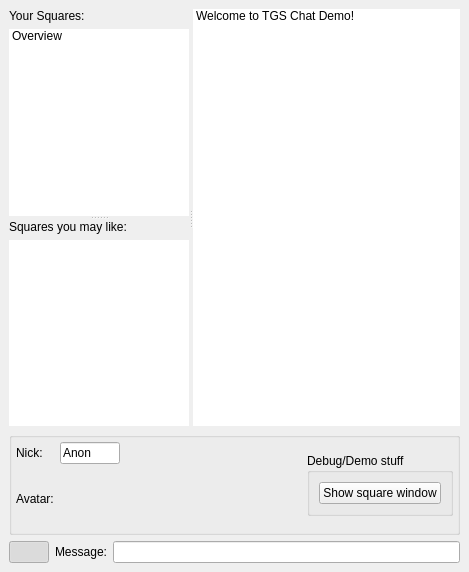
<?xml version="1.0" encoding="UTF-8"?>
<ui version="4.0">
 <class>TheGlobalSquare</class>
 <widget class="QMainWindow" name="TheGlobalSquare">
  <property name="geometry">
   <rect>
    <x>0</x>
    <y>0</y>
    <width>469</width>
    <height>572</height>
   </rect>
  </property>
  <property name="windowTitle">
   <string>TheGlobalSquare</string>
  </property>
  <widget class="QWidget" name="centralwidget">
   <layout class="QVBoxLayout" name="verticalLayout_3">
    <item>
     <widget class="QSplitter" name="splitter">
      <property name="orientation">
       <enum>Qt::Horizontal</enum>
      </property>
      <widget class="QWidget" name="verticalLayoutWidget">
       <layout class="QVBoxLayout" name="verticalLayout">
        <property name="spacing">
         <number>4</number>
        </property>
        <property name="sizeConstraint">
         <enum>QLayout::SetMaximumSize</enum>
        </property>
        <item>
         <widget class="QSplitter" name="splitter_2">
          <property name="orientation">
           <enum>Qt::Vertical</enum>
          </property>
          <widget class="QWidget" name="layoutWidget">
           <layout class="QVBoxLayout" name="verticalLayout_4">
            <property name="sizeConstraint">
             <enum>QLayout::SetMaximumSize</enum>
            </property>
            <item>
             <widget class="QLabel" name="label_4">
              <property name="sizePolicy">
               <sizepolicy hsizetype="Maximum" vsizetype="Preferred">
                <horstretch>0</horstretch>
                <verstretch>0</verstretch>
               </sizepolicy>
              </property>
              <property name="text">
               <string>Your Squares:</string>
              </property>
             </widget>
            </item>
            <item>
             <widget class="QListWidget" name="squares_list">
              <property name="sizePolicy">
               <sizepolicy hsizetype="Maximum" vsizetype="Expanding">
                <horstretch>0</horstretch>
                <verstretch>0</verstretch>
               </sizepolicy>
              </property>
              <property name="maximumSize">
               <size>
                <width>180</width>
                <height>16777215</height>
               </size>
              </property>
              <property name="frameShape">
               <enum>QFrame::NoFrame</enum>
              </property>
              <property name="frameShadow">
               <enum>QFrame::Plain</enum>
              </property>
              <property name="horizontalScrollBarPolicy">
               <enum>Qt::ScrollBarAlwaysOff</enum>
              </property>
              <property name="autoScroll">
               <bool>true</bool>
              </property>
              <property name="autoScrollMargin">
               <number>2</number>
              </property>
              <property name="editTriggers">
               <set>QAbstractItemView::NoEditTriggers</set>
              </property>
              <property name="showDropIndicator" stdset="0">
               <bool>false</bool>
              </property>
              <property name="dragEnabled">
               <bool>false</bool>
              </property>
              <property name="dragDropOverwriteMode">
               <bool>false</bool>
              </property>
              <property name="dragDropMode">
               <enum>QAbstractItemView::NoDragDrop</enum>
              </property>
              <property name="selectionMode">
               <enum>QAbstractItemView::SingleSelection</enum>
              </property>
              <property name="verticalScrollMode">
               <enum>QAbstractItemView::ScrollPerPixel</enum>
              </property>
              <property name="horizontalScrollMode">
               <enum>QAbstractItemView::ScrollPerPixel</enum>
              </property>
              <property name="movement">
               <enum>QListView::Snap</enum>
              </property>
              <property name="isWrapping" stdset="0">
               <bool>false</bool>
              </property>
              <property name="spacing">
               <number>2</number>
              </property>
              <property name="wordWrap">
               <bool>true</bool>
              </property>
              <item>
               <property name="text">
                <string>Overview</string>
               </property>
              </item>
             </widget>
            </item>
           </layout>
          </widget>
          <widget class="QWidget" name="layoutWidget_2">
           <layout class="QVBoxLayout" name="verticalLayout_5">
            <property name="sizeConstraint">
             <enum>QLayout::SetMaximumSize</enum>
            </property>
            <item>
             <widget class="QLabel" name="label_5">
              <property name="sizePolicy">
               <sizepolicy hsizetype="Maximum" vsizetype="Preferred">
                <horstretch>0</horstretch>
                <verstretch>0</verstretch>
               </sizepolicy>
              </property>
              <property name="text">
               <string>Squares you may like:</string>
              </property>
             </widget>
            </item>
            <item>
             <widget class="QListWidget" name="suggested_squares_list">
              <property name="sizePolicy">
               <sizepolicy hsizetype="Maximum" vsizetype="Expanding">
                <horstretch>0</horstretch>
                <verstretch>0</verstretch>
               </sizepolicy>
              </property>
              <property name="maximumSize">
               <size>
                <width>180</width>
                <height>16777215</height>
               </size>
              </property>
              <property name="frameShape">
               <enum>QFrame::NoFrame</enum>
              </property>
              <property name="frameShadow">
               <enum>QFrame::Plain</enum>
              </property>
              <property name="horizontalScrollBarPolicy">
               <enum>Qt::ScrollBarAlwaysOff</enum>
              </property>
              <property name="autoScroll">
               <bool>true</bool>
              </property>
              <property name="autoScrollMargin">
               <number>2</number>
              </property>
              <property name="editTriggers">
               <set>QAbstractItemView::NoEditTriggers</set>
              </property>
              <property name="showDropIndicator" stdset="0">
               <bool>false</bool>
              </property>
              <property name="dragDropMode">
               <enum>QAbstractItemView::NoDragDrop</enum>
              </property>
              <property name="selectionMode">
               <enum>QAbstractItemView::NoSelection</enum>
              </property>
              <property name="verticalScrollMode">
               <enum>QAbstractItemView::ScrollPerPixel</enum>
              </property>
              <property name="horizontalScrollMode">
               <enum>QAbstractItemView::ScrollPerPixel</enum>
              </property>
              <property name="movement">
               <enum>QListView::Snap</enum>
              </property>
              <property name="isWrapping" stdset="0">
               <bool>false</bool>
              </property>
              <property name="spacing">
               <number>2</number>
              </property>
              <property name="wordWrap">
               <bool>true</bool>
              </property>
             </widget>
            </item>
           </layout>
          </widget>
         </widget>
        </item>
       </layout>
      </widget>
      <widget class="QListWidget" name="message_list">
       <property name="sizePolicy">
        <sizepolicy hsizetype="Expanding" vsizetype="Expanding">
         <horstretch>0</horstretch>
         <verstretch>0</verstretch>
        </sizepolicy>
       </property>
       <property name="frameShape">
        <enum>QFrame::NoFrame</enum>
       </property>
       <property name="frameShadow">
        <enum>QFrame::Plain</enum>
       </property>
       <property name="horizontalScrollBarPolicy">
        <enum>Qt::ScrollBarAlwaysOff</enum>
       </property>
       <property name="autoScroll">
        <bool>true</bool>
       </property>
       <property name="autoScrollMargin">
        <number>2</number>
       </property>
       <property name="editTriggers">
        <set>QAbstractItemView::NoEditTriggers</set>
       </property>
       <property name="showDropIndicator" stdset="0">
        <bool>false</bool>
       </property>
       <property name="dragDropMode">
        <enum>QAbstractItemView::NoDragDrop</enum>
       </property>
       <property name="selectionMode">
        <enum>QAbstractItemView::NoSelection</enum>
       </property>
       <property name="verticalScrollMode">
        <enum>QAbstractItemView::ScrollPerPixel</enum>
       </property>
       <property name="horizontalScrollMode">
        <enum>QAbstractItemView::ScrollPerPixel</enum>
       </property>
       <property name="movement">
        <enum>QListView::Snap</enum>
       </property>
       <property name="isWrapping" stdset="0">
        <bool>false</bool>
       </property>
       <property name="spacing">
        <number>2</number>
       </property>
       <property name="wordWrap">
        <bool>true</bool>
       </property>
       <item>
        <property name="text">
         <string>Welcome to TGS Chat Demo!</string>
        </property>
       </item>
      </widget>
     </widget>
    </item>
    <item>
     <widget class="QGroupBox" name="groupBox">
      <property name="sizePolicy">
       <sizepolicy hsizetype="MinimumExpanding" vsizetype="Maximum">
        <horstretch>0</horstretch>
        <verstretch>0</verstretch>
       </sizepolicy>
      </property>
      <property name="minimumSize">
       <size>
        <width>0</width>
        <height>100</height>
       </size>
      </property>
      <property name="title">
       <string notr="true"/>
      </property>
      <property name="flat">
       <bool>true</bool>
      </property>
      <property name="checkable">
       <bool>false</bool>
      </property>
      <layout class="QHBoxLayout" name="horizontalLayout_2">
       <property name="margin">
        <number>4</number>
       </property>
       <item>
        <layout class="QGridLayout" name="gridLayout">
         <property name="sizeConstraint">
          <enum>QLayout::SetFixedSize</enum>
         </property>
         <item row="0" column="0">
          <widget class="QLabel" name="label">
           <property name="sizePolicy">
            <sizepolicy hsizetype="Minimum" vsizetype="Preferred">
             <horstretch>0</horstretch>
             <verstretch>0</verstretch>
            </sizepolicy>
           </property>
           <property name="text">
            <string>Nick:</string>
           </property>
          </widget>
         </item>
         <item row="0" column="1">
          <widget class="QLineEdit" name="nick_line">
           <property name="sizePolicy">
            <sizepolicy hsizetype="Preferred" vsizetype="Fixed">
             <horstretch>0</horstretch>
             <verstretch>0</verstretch>
            </sizepolicy>
           </property>
           <property name="maximumSize">
            <size>
             <width>60</width>
             <height>16777215</height>
            </size>
           </property>
           <property name="text">
            <string>Anon</string>
           </property>
           <property name="maxLength">
            <number>20</number>
           </property>
          </widget>
         </item>
         <item row="1" column="0">
          <widget class="QLabel" name="label_3">
           <property name="sizePolicy">
            <sizepolicy hsizetype="Minimum" vsizetype="Preferred">
             <horstretch>0</horstretch>
             <verstretch>0</verstretch>
            </sizepolicy>
           </property>
           <property name="text">
            <string>Avatar:</string>
           </property>
          </widget>
         </item>
         <item row="1" column="1">
          <widget class="QPushButton" name="avatar_btn">
           <property name="sizePolicy">
            <sizepolicy hsizetype="Fixed" vsizetype="Fixed">
             <horstretch>0</horstretch>
             <verstretch>0</verstretch>
            </sizepolicy>
           </property>
           <property name="minimumSize">
            <size>
             <width>64</width>
             <height>64</height>
            </size>
           </property>
           <property name="maximumSize">
            <size>
             <width>64</width>
             <height>64</height>
            </size>
           </property>
           <property name="text">
            <string notr="true"/>
           </property>
           <property name="icon">
            <iconset resource="resources.qrc">
             <normaloff>:/main/face-smile-big.png</normaloff>:/main/face-smile-big.png</iconset>
           </property>
           <property name="iconSize">
            <size>
             <width>64</width>
             <height>64</height>
            </size>
           </property>
           <property name="flat">
            <bool>true</bool>
           </property>
          </widget>
         </item>
         <item row="1" column="2">
          <spacer name="horizontalSpacer">
           <property name="orientation">
            <enum>Qt::Horizontal</enum>
           </property>
           <property name="sizeHint" stdset="0">
            <size>
             <width>40</width>
             <height>20</height>
            </size>
           </property>
          </spacer>
         </item>
        </layout>
       </item>
       <item>
        <widget class="QGroupBox" name="groupBox_2">
         <property name="sizePolicy">
          <sizepolicy hsizetype="Maximum" vsizetype="Maximum">
           <horstretch>0</horstretch>
           <verstretch>0</verstretch>
          </sizepolicy>
         </property>
         <property name="title">
          <string>Debug/Demo stuff</string>
         </property>
         <layout class="QVBoxLayout" name="verticalLayout_2">
          <item>
           <widget class="QPushButton" name="showSquare_btn">
            <property name="text">
             <string>Show square window</string>
            </property>
           </widget>
          </item>
         </layout>
        </widget>
       </item>
      </layout>
     </widget>
    </item>
    <item>
     <layout class="QHBoxLayout" name="horizontalLayout">
      <property name="sizeConstraint">
       <enum>QLayout::SetFixedSize</enum>
      </property>
      <item>
       <widget class="QPushButton" name="settings_btn">
        <property name="sizePolicy">
         <sizepolicy hsizetype="Fixed" vsizetype="Fixed">
          <horstretch>0</horstretch>
          <verstretch>0</verstretch>
         </sizepolicy>
        </property>
        <property name="maximumSize">
         <size>
          <width>60</width>
          <height>16777215</height>
         </size>
        </property>
        <property name="styleSheet">
         <string notr="true"/>
        </property>
        <property name="text">
         <string notr="true"/>
        </property>
        <property name="icon">
         <iconset>
          <selectedon>:/main/configure.png</selectedon>
         </iconset>
        </property>
        <property name="checkable">
         <bool>true</bool>
        </property>
        <property name="checked">
         <bool>true</bool>
        </property>
        <property name="flat">
         <bool>true</bool>
        </property>
       </widget>
      </item>
      <item>
       <widget class="QLabel" name="label_2">
        <property name="text">
         <string>Message:</string>
        </property>
       </widget>
      </item>
      <item>
       <widget class="QLineEdit" name="message_line">
        <property name="maxLength">
         <number>200</number>
        </property>
       </widget>
      </item>
     </layout>
    </item>
   </layout>
  </widget>
 </widget>
 <resources>
  <include location="resources.qrc"/>
 </resources>
 <connections>
  <connection>
   <sender>message_list</sender>
   <signal>entered(QModelIndex)</signal>
   <receiver>message_line</receiver>
   <slot>setFocus()</slot>
   <hints>
    <hint type="sourcelabel">
     <x>189</x>
     <y>193</y>
    </hint>
    <hint type="destinationlabel">
     <x>136</x>
     <y>337</y>
    </hint>
   </hints>
  </connection>
  <connection>
   <sender>settings_btn</sender>
   <signal>toggled(bool)</signal>
   <receiver>groupBox</receiver>
   <slot>setVisible(bool)</slot>
   <hints>
    <hint type="sourcelabel">
     <x>36</x>
     <y>336</y>
    </hint>
    <hint type="destinationlabel">
     <x>43</x>
     <y>314</y>
    </hint>
   </hints>
  </connection>
 </connections>
</ui>
